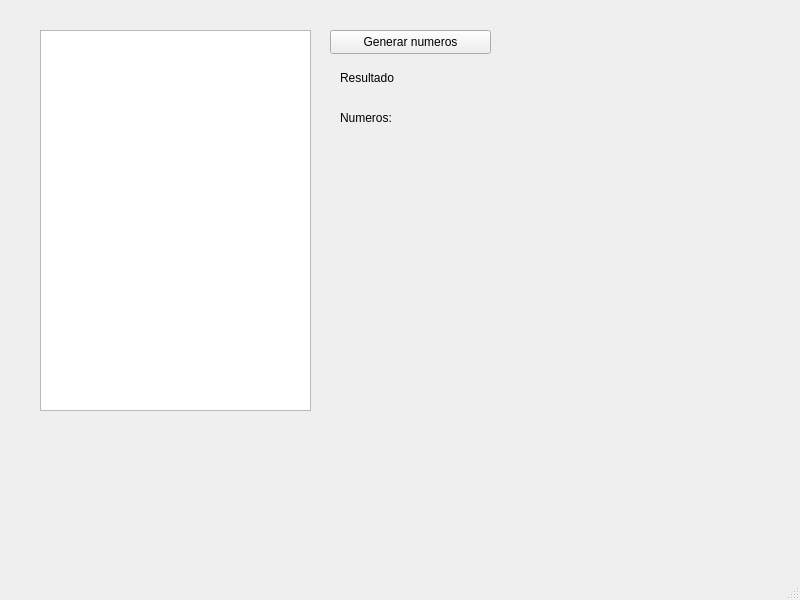
<?xml version="1.0" encoding="UTF-8"?>
<ui version="4.0">
 <class>MainWindow</class>
 <widget class="QMainWindow" name="MainWindow">
  <property name="geometry">
   <rect>
    <x>0</x>
    <y>0</y>
    <width>800</width>
    <height>600</height>
   </rect>
  </property>
  <property name="windowTitle">
   <string>MainWindow</string>
  </property>
  <widget class="QWidget" name="centralwidget">
   <widget class="QPushButton" name="btnGenerar">
    <property name="geometry">
     <rect>
      <x>330</x>
      <y>30</y>
      <width>161</width>
      <height>24</height>
     </rect>
    </property>
    <property name="text">
     <string>Generar numeros</string>
    </property>
   </widget>
   <widget class="QTextEdit" name="txtNumeros">
    <property name="geometry">
     <rect>
      <x>40</x>
      <y>30</y>
      <width>271</width>
      <height>381</height>
     </rect>
    </property>
   </widget>
   <widget class="QLabel" name="lblResultado">
    <property name="geometry">
     <rect>
      <x>340</x>
      <y>70</y>
      <width>141</width>
      <height>16</height>
     </rect>
    </property>
    <property name="text">
     <string>Resultado</string>
    </property>
   </widget>
   <widget class="QLabel" name="lblImpares">
    <property name="geometry">
     <rect>
      <x>340</x>
      <y>110</y>
      <width>251</width>
      <height>16</height>
     </rect>
    </property>
    <property name="text">
     <string>Numeros:</string>
    </property>
   </widget>
  </widget>
  <widget class="QMenuBar" name="menubar">
   <property name="geometry">
    <rect>
     <x>0</x>
     <y>0</y>
     <width>800</width>
     <height>22</height>
    </rect>
   </property>
  </widget>
  <widget class="QStatusBar" name="statusbar"/>
 </widget>
 <resources/>
 <connections/>
</ui>
